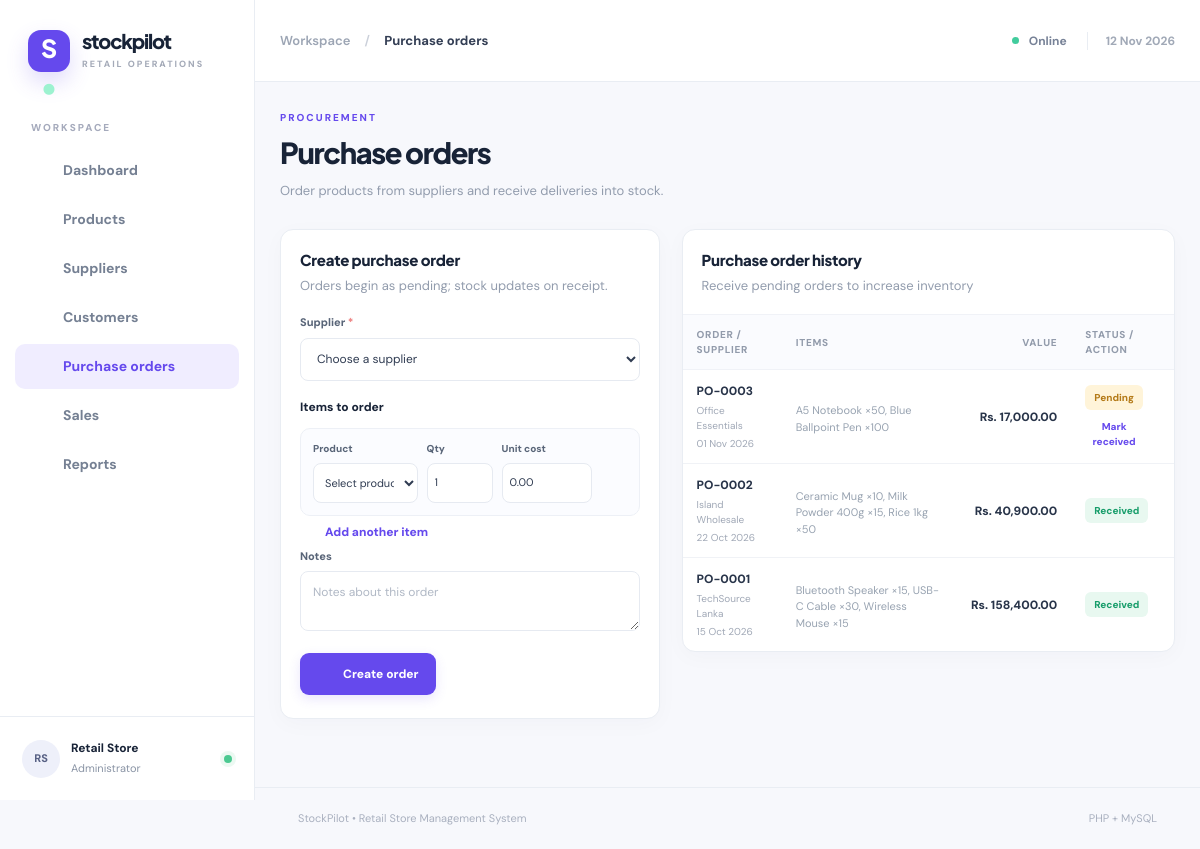
The page /purchases.php on the database its author committed.
### tables this page shows
CREATE TABLE purchase_orders (
 purchase_order_id INT UNSIGNED AUTO_INCREMENT PRIMARY KEY,
 supplier_id INT UNSIGNED NOT NULL,
 order_date DATETIME NOT NULL DEFAULT CURRENT_TIMESTAMP,
 status ENUM('Pending','Received') NOT NULL DEFAULT 'Pending',
 received_at DATETIME NULL,
 notes VARCHAR(255),
 CONSTRAINT fk_po_supplier FOREIGN KEY (supplier_id) REFERENCES suppliers(supplier_id)
);

CREATE TABLE suppliers (
 supplier_id INT UNSIGNED AUTO_INCREMENT PRIMARY KEY,
 supplier_name VARCHAR(150) NOT NULL,
 contact_person VARCHAR(100),
 email VARCHAR(150),
 phone VARCHAR(30),
 address VARCHAR(255)
);

### purchases.php (the view, shortened to what this page needs)
<?php
require_once __DIR__.'/bootstrap.php';
$orders=rows('SELECT po.purchase_order_id,po.order_date,po.status,po.received_at,po.notes,s.supplier_name,COUNT(poi.product_id) product_count,SUM(poi.quantity*poi.unit_cost) total, GROUP_CONCAT(CONCAT(p.product_name,\' ×\',poi.quantity) ORDER BY p.product_name SEPARATOR \', \') items FROM purchase_orders po JOIN suppliers s ON s.supplier_id=po.supplier_id JOIN purchase_order_items poi ON poi.purchase_order_id=po.purchase_order_id JOIN products p ON p.product_id=poi.product_id GROUP BY po.purchase_order_id,po.order_date,po.status,po.received_at,po.notes,s.supplier_name ORDER BY po.order_date DESC,po.purchase_order_id DESC LIMIT 30');
render_header('Purchase orders','purchases.php');page_heading('PROCUREMENT','Purchase orders','Order products from suppliers and receive deliveries into stock.');
?>
<div class="two-column form-layout"><section class="panel"><div class="panel-head"><div><h3>Create purchase order</h3><p>Orders begin as pending; stock updates on receipt.</p></div></div><form method="post" class="form-body" data-lines="purchase"><?=csrf_field()?><input name="mode" type="hidden" value="create"><div class="field"><label>Supplier <span>*</span></label><select name="supplier_id" required><option value="">Choose a supplier</option><?php foreach($suppliers as $s):?><option value="<?=$s['supplier_id']?>"><?=e($s['supplier_name'])?></option><?php endforeach;?></select></div><div class="line-title">Items to order</div><div class="line-items" id="line-items"><div class="line-item purchase-item"><div class="field"><label>Product</label><select name="product_id[]" required class="product-choice"><option value="">Select product</option><?php foreach($products as $p):?><option value="<?=$p['product_id']?>"><?=e($p['product_name'])?> · <?=e($p['sku'])?></option><?php endforeach;?></select></div><div class="field qty-field"><label>Qty</label><input name="quantity[]" type="number" min="1" value="1" required></div><div class="field cost-field"><label>Unit cost</label><input name="unit_cost[]" type="number" min="0" step="0.01" value="0.00" required></div><button type="button" class="icon-button remove-line" title="Remove item"><?=icon('trash')?></button></div></div><button class="btn text-button" id="add-line" type="button"><?=icon('plus')?> Add another item</button><div class="field"><label>Notes</label><textarea rows="2" maxlength="255" name="notes" placeholder="Notes about this order"></textarea></div><div class="form-actions"><button type="submit" class="btn primary"><?=icon('check')?> Create order</button></div></form></section>
<section class="panel"><div class="panel-head"><div><h3>Purchase order history</h3><p>Receive pending orders to increase inventory</p></div></div><div class="table-wrap"><table><thead><tr><th>Order / Supplier</th><th>Items</th><th class="right">Value</th><th>Status / Action</th></tr></thead><tbody><?php foreach($orders as $o):?><tr><td><strong>PO-<?=str_pad($o['purchase_order_id'],4,'0',STR_PAD_LEFT)?></strong><small class="table-sub"><?=e($o['supplier_name'])?></small><small class="table-sub"><?=e(date('d M Y',strtotime($o['order_date'])))?></small></td><td><span class="wrap-sub"><?=e($o['items'])?></span></td><td class="right amount"><?=cash($o['total'])?></td><td><?=status_badge($o['status'])?><?php if($o['status']==='Pending'):?><form method="post" class="receive-form" onsubmit="return confirm('Confirm delivery? This will add ordered quantities to stock.')"><?=csrf_field()?><input type="hidden" name="mode" value="receive"><input type="hidden" name="id" value="<?=$o['purchase_order_id']?>"><button class="receive-btn" type="submit">Mark received <?=icon('arrow')?></button></form><?php endif;?></td></tr><?php endforeach;if(!$orders):?><tr><td colspan="4" class="empty">No purchase orders yet.</td></tr><?php endif;?></tbody></table></div></section></div>
<?php render_footer(); ?>

### bootstrap.php (shortened to what this page needs)
<?php
function db(): PDO {
    static $pdo = null;
    if ($pdo === null) {
        try {
            $pdo = new PDO('mysql:host='.DB_HOST.';port='.DB_PORT.';dbname='.DB_NAME.';charset=utf8mb4', DB_USER, DB_PASSWORD, [
                PDO::ATTR_ERRMODE => PDO::ERRMODE_EXCEPTION,
                PDO::ATTR_DEFAULT_FETCH_MODE => PDO::FETCH_ASSOC,
                PDO::ATTR_EMULATE_PREPARES => false,
            ]);
        } catch (PDOException $e) {
            http_response_code(503);
            exit('<div style="font:16px Arial;max-width:700px;margin:12vh auto;padding:35px;border:1px solid #ddd;border-radius:15px"><h2>Database connection failed</h2><p>Start MySQL in XAMPP, import <code>database.sql</code> and check <code>config.php</code>.</p><pre>'.htmlspecialchars($e->getMessage(),ENT_QUOTES,'UTF-8').'</pre></div>');
        }
    }
    return $pdo;
}
function e($value): string { return htmlspecialchars((string)($value ?? ''), ENT_QUOTES | ENT_SUBSTITUTE, 'UTF-8'); }
function cash($value): string { return 'Rs. '.number_format((float)$value, 2); }
function take_flash(): ?array { $f=$_SESSION['flash']??null;unset($_SESSION['flash']);return $f; }
function rows(string $sql, array $params=[]): array { $stmt=db()->prepare($sql);$stmt->execute($params);return $stmt->fetchAll(); }
function icon(string $name): string {
    $paths=[
      'grid'=>'<rect x="3" y="3" width="7" height="7" rx="1"/><rect x="14" y="3" width="7" height="7" rx="1"/><rect x="3" y="14" width="7" height="7" rx="1"/><rect x="14" y="14" width="7" height="7" rx="1"/>',
      'box'=>'<path d="M21 8a2 2 0 0 0-1-1.73l-7-4a2 2 0 0 0-2 0l-7 4A2 2 0 0 0 3 8v8a2 2 0 0 0 1 1.73l7 4a2 2 0 0 0 2 0l7-4A2 2 0 0 0 21 16Z"/><path d="m3.3 7 8.7 5 8.7-5M12 22V12"/>',
      'truck'=>'<path d="M10 17h4V5H2v12h3"/><path d="M14 9h4l4 4v4h-3"/><circle cx="7.5" cy="17.5" r="2.5"/><circle cx="16.5" cy="17.5" r="2.5"/>',
      'cart'=>'<circle cx="9" cy="21" r="1"/><circle cx="20" cy="21" r="1"/><path d="M1 1h4l2.8 13.4a2 2 0 0 0 2 1.6h9.8a2 2 0 0 0 2-1.6L23 6H6"/>',
      'users'=>'<path d="M16 21v-2a4 4 0 0 0-4-4H6a4 4 0 0 0-4 4v2"/><circle cx="9" cy="7" r="4"/><path d="M22 21v-2a4 4 0 0 0-3-3.87M16 3.13a4 4 0 0 1 0 7.75"/>',
      'chart'=>'<path d="M3 3v18h18M7 16v-5M12 16V7M17 16v-9"/>',
      'plus'=>'<path d="M12 5v14M5 12h14"/>',
      'search'=>'<circle cx="11" cy="11" r="8"/><path d="m21 21-4.35-4.35"/>',
      'alert'=>'<path d="M10.3 3.9 2 18.2A2 2 0 0 0 3.7 21h16.6a2 2 0 0 0 1.7-2.8L13.7 3.9a2 2 0 0 0-3.4 0Z"/><path d="M12 9v4M12 17h.01"/>',
      'arrow'=>'<path d="M5 12h14m-6-6 6 6-6 6"/>',
      'check'=>'<path d="m5 12 4 4L19 6"/>',
      'layers'=>'<path d="m12 2-9 5 9 5 9-5-9-5ZM3 12l9 5 9-5M3 17l9 5 9-5"/>',
      'menu'=>'<path d="M4 6h16M4 12h16M4 18h16"/>',
      'printer'=>'<path d="M6 9V2h12v7M6 18H4a2 2 0 0 1-2-2v-5a2 2 0 0 1 2-2h16a2 2 0 0 1 2 2v5a2 2 0 0 1-2 2h-2"/><path d="M6 14h12v8H6z"/>',
      'edit'=>'<path d="M12 20h9M16 4a2.1 2.1 0 0 1 3 3L7 19l-4 1 1-4Z"/>',
      'trash'=>'<path d="M3 6h18M8 6V4h8v2m3 0-1 14H6L5 6M10 10v6m4-6v6"/>',
    ];
    return '<svg width="19" height="19" viewBox="0 0 24 24" fill="none" stroke="currentColor" stroke-width="1.8" stroke-linecap="round" stroke-linejoin="round" aria-hidden="true">'.($paths[$name]??$paths['grid']).'</svg>';
}
function render_header(string $title,string $section): void {
    $nav=['index.php'=>['grid','Dashboard'],'products.php'=>['box','Products'],'suppliers.php'=>['truck','Suppliers'],'customers.php'=>['users','Customers'],'purchases.php'=>['layers','Purchase orders'],'sales.php'=>['cart','Sales'],'reports.php'=>['chart','Reports']];
    $flash=take_flash();
    ?><!doctype html><html lang="en"><head><meta charset="utf-8"><meta name="viewport" content="width=device-width,initial-scale=1"><title><?=e($title)?> · <?=APP_NAME?></title><link rel="stylesheet" href="assets/style.css"></head>
    <body><div class="shell"><aside class="sidebar" id="sidebar"><div class="brand"><div class="brand-mark">S<span>•</span></div><div><strong>stockpilot</strong><small>RETAIL OPERATIONS</small></div></div><div class="nav-heading">WORKSPACE</div><nav class="nav"><?php foreach($nav as $path=>[$glyph,$label]): ?><a class="nav-link <?=$section===$path?'active':''?>" href="<?=e($path)?>"><?=icon($glyph)?><span><?=e($label)?></span></a><?php endforeach; ?></nav><div class="sidebar-bottom"><div class="avatar">RS</div><div><strong>Retail Store</strong><small>Administrator</small></div><span class="online"></span></div></aside><div class="main"><header class="topbar"><button type="button" class="icon-button mobile-menu" onclick="document.getElementById('sidebar').classList.toggle('show')" aria-label="Open menu"><?=icon('menu')?></button><div class="breadcrumb">Workspace <span>/</span> <strong><?=e($title)?></strong></div><div class="top-right"><span class="live-dot"></span> Online <span class="top-date"><?=date('d M Y')?></span></div></header><main class="content"><?php if($flash):?><div class="notice <?=e($flash['type'])?>"><?=icon($flash['type']==='error'?'alert':'check')?><?=e($flash['message'])?></div><?php endif;?>
    <?php
}
function render_footer(): void { echo '</main><footer class="footer">StockPilot • Retail Store Management System <span>PHP + MySQL</span></footer></div></div><script src="assets/app.js"></script></body></html>'; }
function page_heading(string $eyebrow,string $title,string $description,string $right=''): void {echo '<div class="page-heading"><div><div class="eyebrow">'.e($eyebrow).'</div><h1>'.e($title).'</h1><p>'.e($description).'</p></div><div class="heading-actions">'.$right.'</div></div>';}
function status_badge(string $s): string {return '<span class="pill '.($s==='Received'?'positive':'pending').'">'.e($s).'</span>';}

### rows shown on the page
purchase_orders: purchase_order_id "0003", supplier.supplier_name "Office Essentials", order_date "01 Nov 2026", items "A5 Notebook ×50, Blue Ballpoint Pen ×100", total "Rs. 17,000.00", status "Pending"
purchase_orders: purchase_order_id "0002", supplier.supplier_name "Island Wholesale", order_date "22 Oct 2026", items "Ceramic Mug ×10, Milk Powder 400g ×15, Rice 1kg ×50", total "Rs. 40,900.00", status "Received"
purchase_orders: purchase_order_id "0001", supplier.supplier_name "TechSource Lanka", order_date "15 Oct 2026", items "Bluetooth Speaker ×15, USB-C Cable ×30, Wireless Mouse ×15", total "Rs. 158,400.00", status "Received"

### other values the page prints
$label "Dashboard"
$label "Products"
$label "Suppliers"
$label "Customers"
$label "Purchase orders"
$label "Sales"
$label "Reports"
$title "Purchase orders"
$eyebrow "PROCUREMENT"
$description "Order products from suppliers and receive deliveries into stock."
